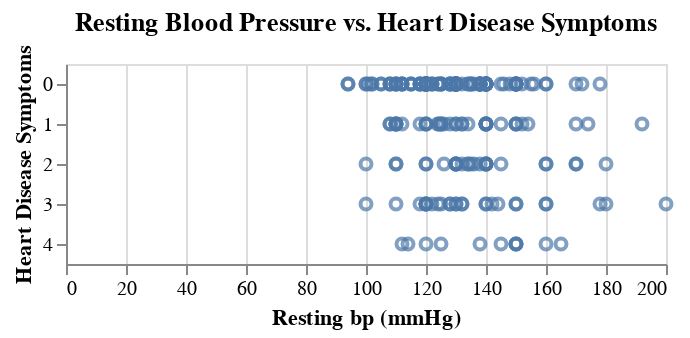

Notebook cell for this chart:
### Markdown cell above
In this section of our analysis, we're plotting each of the two independent variables (resting blood pressure and cholesterol) against the dependent variable (heart disease diagnosis) to observe a visual relationship.

### Code cell
trestbps_plot = alt.Chart(heart_traindata).mark_point().encode(
    x = alt.X('trestbps').title('Resting bp (mmHg)'),
    y = alt.Y('num:N').title('Heart Disease Symptoms'),
    
).properties(title='Resting Blood Pressure vs. Heart Disease Symptoms')
trestbps_plot
#looks at the resting blood pressure upon entering the hospital and Heart Disease Symptoms

### Figure 1 — Vega-Lite specification as saved in the notebook (floating-point values rounded to 4 significant figures; data arrays with more than 128 entries replaced by an {"elided": "..."} marker saying what was removed)
{"config": {"view": {"continuousWidth": 300, "continuousHeight": 300}}, "data": {"name": "data-f244ff16a5a2bbf94257f78cfd427499"}, "mark": {"type": "point"}, "encoding": {"x": {"field": "trestbps", "title": "Resting bp (mmHg)", "type": "quantitative"}, "y": {"field": "num", "title": "Heart Disease Symptoms", "type": "nominal"}}, "title": "Resting Blood Pressure vs. Heart Disease Symptoms", "$schema": "https://vega.github.io/schema/vega-lite/v5.16.3.json", "datasets": {"data-f244ff16a5a2bbf94257f78cfd427499": {"elided": "227 records"}}}
